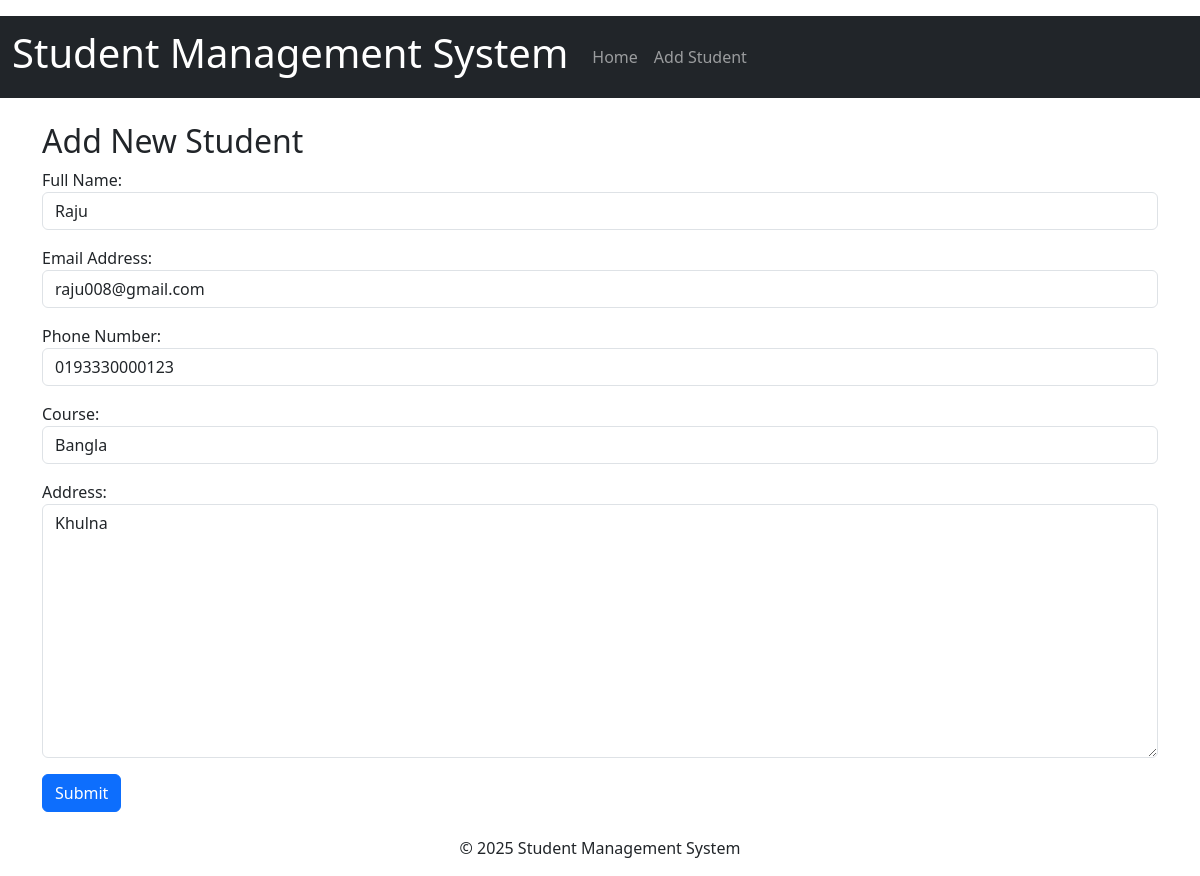
/edit/8/, run on the app's committed database.
### students/models.py (models this page shows, shortened)
class Student(models.Model):
    name = models.CharField(max_length=100)
    email = models.EmailField(max_length=100)   # EmailField is a built-in field type in Django for storing email addresses
    phone = models.CharField(max_length=20)
    course = models.CharField(max_length=100)   # CharField is a built-in field type in Django for storing character strings
    address = models.TextField()                # TextField is a built-in field type in Django for storing large text
    date_created = models.DateTimeField(auto_now_add=True)  # DateTimeField is a built-in field type in Django for storing date and time
    date_updated = models.DateTimeField(auto_now=True)      # auto_now_add=True automatically set the field to now when the object is first created

### students/views.py (the view)
# urls.py: path('edit/<int:id>/', views.edit_student, name='edit_student'),
def edit_student(request, id):
    student = get_object_or_404(Student, id=id)
    if request.method == 'POST':
        form = StudentForm(request.POST, instance=student)
        if form.is_valid():
            form.save()
            messages.success(request, 'Student record updated successfully!')
            return redirect('student_list')
    else:
        form = StudentForm(instance=student)
    return render(request, 'students/student_form.html', {'form': form})

### students/forms.py
class StudentForm(forms.ModelForm):
    class Meta:
        model = Student
        fields = ['name', 'email', 'phone', 'course', 'address']
        labels = {
            'name': 'Full Name',
            'email': 'Email Address',
            'phone': 'Phone Number',
            'course': 'Course',
            'address': 'Address'
        }
        widgets = {
            'name': forms.TextInput(attrs={'class': 'form-control'}),
            'email': forms.EmailInput(attrs={'class': 'form-control'}),
            'phone': forms.TextInput(attrs={'class': 'form-control'}),
            'course': forms.TextInput(attrs={'class': 'form-control'}),
            'address': forms.Textarea(attrs={'class': 'form-control'})
        }

### students/templates/students/student_form.html (shortened to what this page needs)
{% extends 'students/base.html' %}
{% block content %}
<h2>Add New Student</h2>
<form method="post">
    {{ form.as_p }}
    <button type="submit" class="btn btn-primary">Submit</button>
</form>
{% endblock %}

### data on the page
Student: name "Raju", email "raju008@gmail.com", phone "0193330000123", course "Bangla", address "Khulna"
